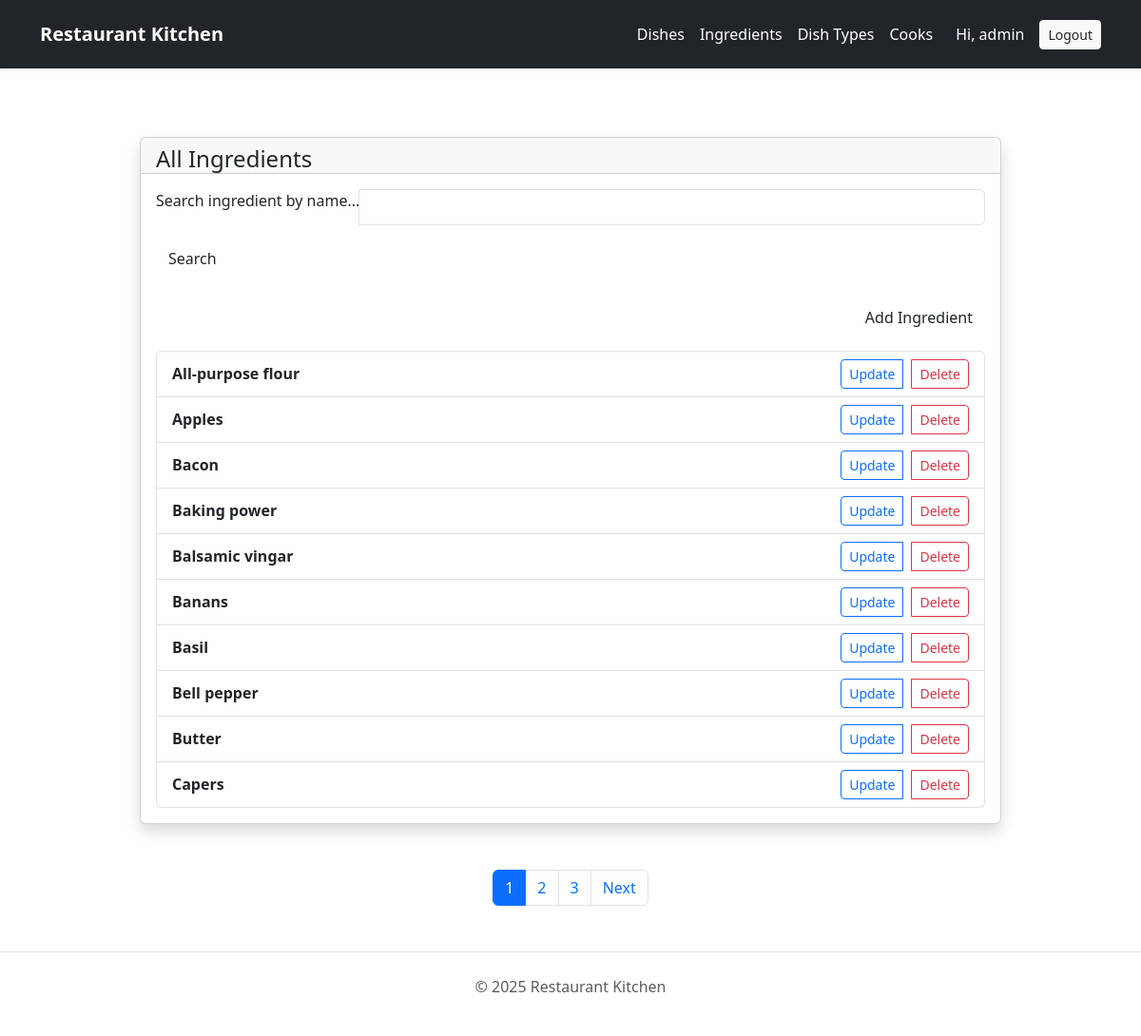
Screenshot of /ingredients/ (signed in) with the database file from the repository.
### menu/models.py (models this page shows, shortened)
class Cook(AbstractUser):
    years_of_experience = models.PositiveIntegerField(default=0)
    specialization = models.CharField(
        max_length=255,
        blank=True,
        help_text="Specialization of the cook",
    )
    class Meta:
        verbose_name = "Cook"
        verbose_name_plural = "Cooks"
        ordering = ("-years_of_experience",)

class Ingredient(models.Model):
    name = models.CharField(max_length=100)
    class Meta:
        verbose_name_plural = "Ingredients"
        ordering = ["name"]
        verbose_name="Ingredient"

### menu/views.py (the view)
# urls.py: path("ingredients/", views.IngredientListView.as_view(), name="ingredient-list"),
class IngredientListView(generic.ListView):
    model = Ingredient
    template_name = "menu/ingredient_list.html"
    context_object_name = "ingredient_list"
    paginate_by = 10
    queryset = Ingredient.objects.all()
    def get_context_data(self, **kwargs):
        context = super().get_context_data(**kwargs)
        name = self.request.GET.get("name", "")
        context["search_form"] = IngredientSearchForm(initial={"name": name})
        return context
    def get_queryset(self):
        form = IngredientSearchForm(self.request.GET)
        if form.is_valid():
            name = form.cleaned_data["name"]
            if name:
                return self.queryset.filter(name__icontains=name)
        return self.queryset

### menu/forms.py
class IngredientSearchForm(forms.Form):
    name = forms.CharField(
        required=False,
        label="",
        widget=forms.TextInput(attrs={"placeholder": "Search ingredient by name"})
    )

### templates/menu/ingredient_list.html (shortened to what this page needs)
{% extends "base.html" %}
{% load static %}
{% block body %}class="bg-gray-200"{% endblock %}
{% block content %}
<div class="container py-4 mt-6">
  <div class="row">
    <div class="col-lg-10 mx-auto">
      <div class="card shadow border-radius-xl">
        <div class="card-header pb-0">
          <h4 class="mb-0">All Ingredients</h4>
        </div>
        <div class="card-body">
          <form method="get" class="mb-4">
            <div class="input-group input-group-outline">
              <label class="form-label">Search ingredient by name...</label>
              <input type="text" name="name" class="form-control" value="{{ request.GET.name }}">
            </div>
            <button class="btn bg-gradient-primary mt-3" type="submit">Search</button>
          </form>
          <div class="d-flex justify-content-end mb-3">
            <a class="btn bg-gradient-success" href="{% url 'menu:ingredient-create' %}">Add Ingredient</a>
          </div>
          <ul class="list-group">
            {% for ingredient in ingredient_list %}
              <li class="list-group-item d-flex justify-content-between align-items-center">
                <div>
                  <strong>{{ ingredient.name }}</strong>
                </div>
                <div class="btn-group" role="group">
                  <a href="{% url 'menu:ingredient-update' ingredient.pk %}" class="btn btn-sm btn-outline-primary">Update</a>
                  <a href="{% url 'menu:ingredient-delete' ingredient.pk %}" class="btn btn-sm btn-outline-danger ms-2">Delete</a>
                </div>
              </li>
            {% empty %}
              <li class="list-group-item text-center">No ingredients found.</li>
            {% endfor %}
          </ul>
        </div>
      </div>
    </div>
  </div>
</div>
  {% if is_paginated %}
  <nav aria-label="Page navigation">
    <ul class="pagination justify-content-center mt-4">
      {% for num in paginator.page_range %}
        {% if page_obj.number == num %}
          <li class="page-item active">
            <span class="page-link">{{ num }}</span>
          </li>
        {% elif num > page_obj.number|add:'-3' and num < page_obj.number|add:'3' %}
          <li class="page-item">
            <a class="page-link" href="?page={{ num }}{% if request.GET.name %}&name={{ request.GET.name }}{% endif %}">{{ num }}</a>
          </li>
        {% endif %}
      {% endfor %}
      {% if page_obj.has_next %}
        <li class="page-item">
          <a class="page-link" href="?page={{ page_obj.next_page_number }}{% if request.GET.name %}&name={{ request.GET.name }}{% endif %}">Next</a>
        </li>
      {% endif %}
    </ul>
  </nav>
{% endif %}
{% endblock %}

### templates/base.html (shortened to what this page needs)
{% load static %}
<!DOCTYPE html>
<html lang="en">
<head>
    <link href="https://unpkg.com/material-kit@3.0.0/assets/css/material-kit.min.css" rel="stylesheet" />
    <link rel="stylesheet" href="https://cdn.jsdelivr.net/npm/bootstrap@5.3.0/dist/css/bootstrap.min.css">
</head>
<body class="{% block body %}{% endblock %}">
<nav class="navbar navbar-expand-lg navbar-dark bg-dark shadow-sm py-3 sticky-top">
  <div class="container">
    <a class="navbar-brand text-white fw-bold" href="{% url 'menu:index' %}">
      Restaurant Kitchen
    </a>
    <div class="collapse navbar-collapse" id="navbarContent">
      <ul class="navbar-nav ms-auto">
        <li class="nav-item">
          <a class="nav-link text-white" href="{% url 'menu:dish-list' %}">Dishes</a>
        </li>
        <li class="nav-item">
          <a class="nav-link text-white" href="{% url 'menu:ingredient-list' %}">Ingredients</a>
        </li>
        <li class="nav-item">
          <a class="nav-link text-white" href="{% url 'menu:dishtype-list' %}">Dish Types</a>
        </li>
        <li class="nav-item">
          <a class="nav-link text-white" href="{% url 'menu:cook-list' %}">Cooks</a>
        </li>
        {% if user.is_authenticated %}
        <li class="nav-item d-flex align-items-center">
          <span class="text-white mx-3">Hi, {{ user.username }}</span>
          <a class="btn btn-sm btn-light text-dark" href="{% url 'logout' %}">Logout</a>
        </li>
        {% else %}
        <li class="nav-item">
          <a class="btn btn-sm btn-outline-light" href="{% url 'login' %}">Login</a>
        </li>
        {% endif %}
      </ul>
    </div>
  </div>
</nav>
<main class="container mt-5">
  {% block content %}{% endblock %}
</main>
<footer class="text-center text-muted py-4 mt-5 border-top">
  <p>&copy; 2025 Restaurant Kitchen</p>
</footer>
</body>
</html>

### rows the page displays
Cook: username "admin"
Ingredient: name "All-purpose flour"
Ingredient: name "Apples"
Ingredient: name "Bacon"
Ingredient: name "Baking power"
Ingredient: name "Balsamic vingar"
Ingredient: name "Banans"
Ingredient: name "Basil"
Ingredient: name "Bell pepper"
Ingredient: name "Butter"
Ingredient: name "Capers"

### other values shown
{{ num }} "1"
{{ num }} "2" "3"
